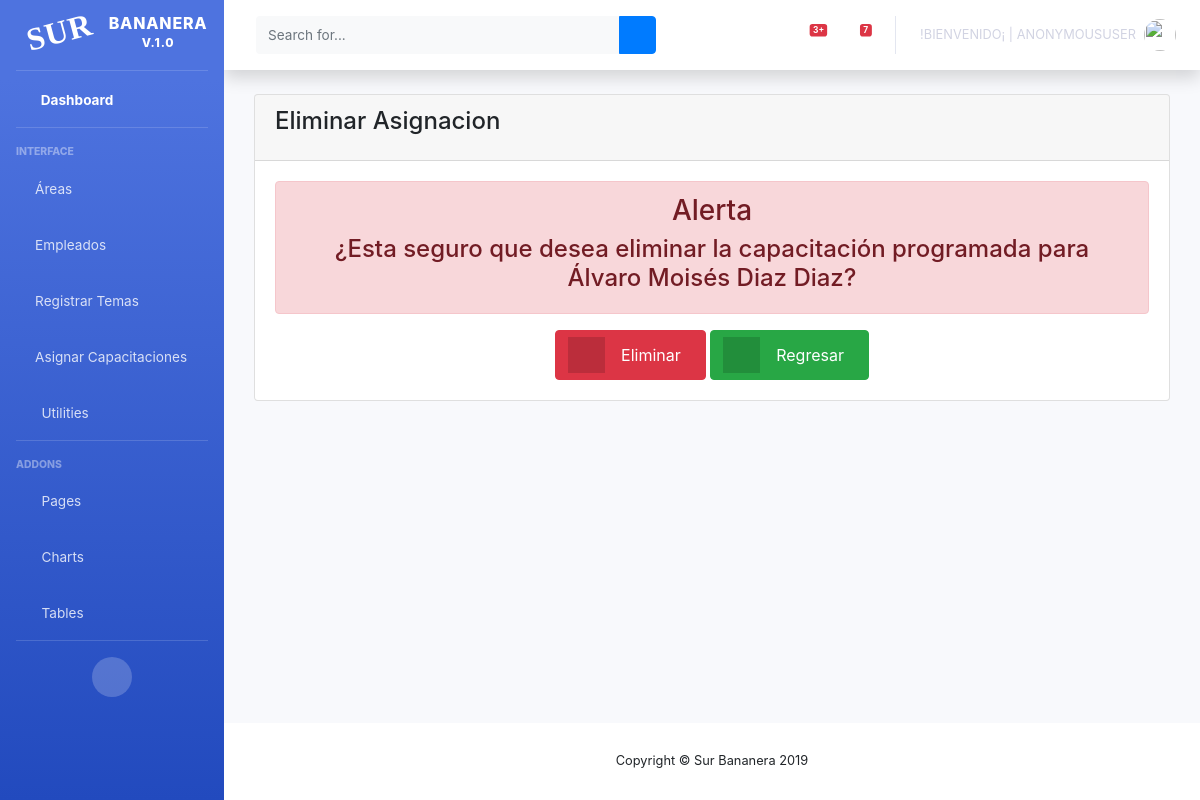
Page /bananera/eliminarAsignacion/2 on the committed database.
### surBananas/models.py (models this page shows)
class capacitacion(models.Model):
    nombreCapacitacion = models.CharField(max_length=200, blank=True, null=True)
    empleado = models.ForeignKey(empleados, on_delete=models.CASCADE)
    programas = models.ForeignKey(programasCapacitacion, on_delete=models.CASCADE)
    fechaCapacitacion = models.DateField(auto_now=False, blank=True, null=True)
    status = models.BooleanField('Estado', default=True)
    capacitacionTeminada = models.BooleanField('Capacitado', default=True)
    created_at = models.DateTimeField(auto_now_add=True, blank=True, null=True)

class empleados(models.Model):
    choice_nacionalidad ={('', 'Nacionaidad'),('Mexicana','Mexicana'),('Extranjero','Extranjero')}
    choice_areas ='Areas'
    """choice_area =(('','Área'),
        ('Empaque',(
            ('Estiba','Estiba'),
            ('Empaque','Empaque'),
            ('Fumigación','Fumigación'),
            ('Selección', 'Selección'),
            ('Clasificación','Clasificación'),
            ('Desmane', 'Desmane'),
        )),
        ('Producción', (
            ('Embolse', 'Embolse'),
            ('Cosecha', 'Cosecha'),
            ('Fumigación', 'Fumigación'),
            ('Siembra', 'Siembra'),
        )),

    )"""
    nombres = models.CharField(max_length=20, blank=True, null=True)
    apellidoPaterno = models.CharField(max_length=20, blank=True, null=True)
    apellidoMaterno = models.CharField(max_length=20, blank=True, null=True)
    edad = models.IntegerField(blank=True, null=True)
    fechaNacimiento = models.DateField(auto_now=False, blank=True, null=True)
    numeroSeguroSocial = models.IntegerField(blank=True, null=True)
    curp = models.CharField(max_length=20, blank=True, null=True)
    rfc = models.CharField(max_length=20, blank=True, null=True)
    estadoCivil = models.CharField(max_length=20, blank=True, null=True)
    nacionalidad = models.CharField(choices=choice_nacionalidad, default='', max_length=20, blank=False)
    telefono = models.IntegerField(blank=True, null=True)
    celular = models.IntegerField(blank=True, null=True)
    correoElectronico = models.EmailField(max_length=50, blank=True, null=True)
    direccion = models.CharField(max_length=200, blank=True, null=True)
    ciudad = models.CharField(max_length=200, blank=True, null=True)
    colonia = models.CharField(max_length=200, blank=True, null=True)
    codigoPostal = models.IntegerField(blank=True, null=True)
    estado = models.CharField(max_length=20, blank=True, null=True)
    imagen = models.FileField(upload_to="fotos/", blank=True, null=True)
    area = models.ForeignKey(areas, on_delete=models.CASCADE)
    status = models.BooleanField('Estado', default= True)
    created_at = models.DateTimeField(auto_now_add=True, blank=True, null=True)
    def __str__(self):
        if self.nombres == None:
            return "----------"
        return self.nombres

### surBananas/views.py (the view, shortened to what this page needs)
# urls.py: path('eliminarAsignacion/<int:pk>', views.EliminarAsignacion.as_view(), name = 'eliminarAsignacion'),
class EliminarAsignacion(DeleteView):
    model = capacitacion
    template_name = 'asignacion_confirm_delete.html'

### surBananas/templates/asignacion_confirm_delete.html (shortened to what this page needs)
{% extends 'indexAdmin.html' %}
{% block contenido %}
    <div class="content">
        <div class="container-fluid">
            <div class="row">
                <div class="col-md-12">
                    <div class="card">
                        <div class="card-header card-header-warning">
                            <h4 class="card-title ">Eliminar Asignacion</h4>
                        </div>
                        <div class="card-body" align="center">
                            <form method="post">
                                <div class="alert alert-danger" align="center">
                                    <span><b> <h3>Alerta</h3>  </b> <h4>¿Esta seguro que desea eliminar la capacitación programada para {{ capacitacion.empleado }} {{ capacitacion.empleado.apellidoPaterno }} {{ capacitacion.empleado.apellidoMaterno }}?</h4></span>
                                </div>
                                <button type="submit" class="btn btn-danger btn-icon-split">
                                    <span class="icon text-white-50">
                                            <i class="fas fa-trash"></i>
                                            </span>
                                    <span class="text">Eliminar</span>
                                </button>
                                <a href="{% url 'listaAsignacion'%}" class="btn btn-success btn-icon-split">
                                            <span class="icon text-white-50">
                                                 <i class="fas fa-undo-alt"></i>
                                            </span>
                                    <span class="text">Regresar</span>
                                </a>
                            </form>
                        </div>
                    </div>
                </div>
            </div>
        </div>
    </div>
{% endblock contenido %}

### rows in the picture
capacitacion: empleado "Álvaro Moisés", empleado.apellidoPaterno "Diaz", empleado.apellidoMaterno "Diaz"

### other values in the picture
{{ user }} "ANONYMOUSUSER"
